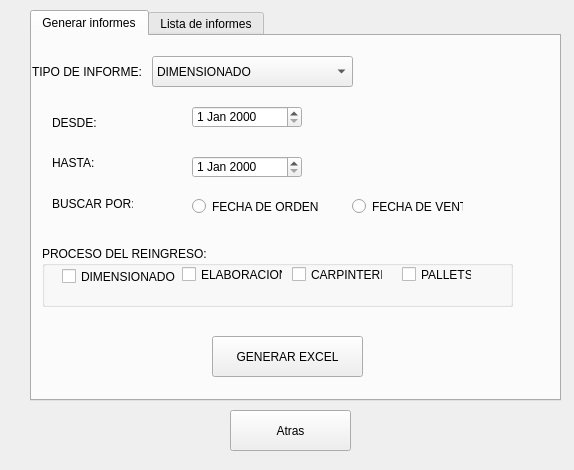
<?xml version="1.0" encoding="UTF-8"?>
<ui version="4.0">
 <class>Form</class>
 <widget class="QWidget" name="Form">
  <property name="geometry">
   <rect>
    <x>0</x>
    <y>0</y>
    <width>574</width>
    <height>470</height>
   </rect>
  </property>
  <property name="windowTitle">
   <string>Informes</string>
  </property>
  <widget class="QTabWidget" name="tabWidget">
   <property name="geometry">
    <rect>
     <x>30</x>
     <y>10</y>
     <width>531</width>
     <height>391</height>
    </rect>
   </property>
   <property name="currentIndex">
    <number>0</number>
   </property>
   <widget class="QWidget" name="tab">
    <attribute name="title">
     <string>Generar informes</string>
    </attribute>
    <widget class="QComboBox" name="comboBox">
     <property name="geometry">
      <rect>
       <x>120</x>
       <y>20</y>
       <width>201</width>
       <height>31</height>
      </rect>
     </property>
     <item>
      <property name="text">
       <string>DIMENSIONADO</string>
      </property>
     </item>
     <item>
      <property name="text">
       <string>ELABORACION</string>
      </property>
     </item>
     <item>
      <property name="text">
       <string>CARPINTERIA</string>
      </property>
     </item>
     <item>
      <property name="text">
       <string>PALLETS</string>
      </property>
     </item>
     <item>
      <property name="text">
       <string>REINGRESO</string>
      </property>
     </item>
    </widget>
    <widget class="QLabel" name="label">
     <property name="geometry">
      <rect>
       <x>0</x>
       <y>20</y>
       <width>121</width>
       <height>31</height>
      </rect>
     </property>
     <property name="text">
      <string>TIPO DE INFORME:</string>
     </property>
    </widget>
    <widget class="QDateEdit" name="d_inicio">
     <property name="geometry">
      <rect>
       <x>160</x>
       <y>70</y>
       <width>110</width>
       <height>22</height>
      </rect>
     </property>
    </widget>
    <widget class="QDateEdit" name="d_termino">
     <property name="geometry">
      <rect>
       <x>160</x>
       <y>120</y>
       <width>110</width>
       <height>22</height>
      </rect>
     </property>
    </widget>
    <widget class="QLabel" name="label_2">
     <property name="geometry">
      <rect>
       <x>20</x>
       <y>80</y>
       <width>47</width>
       <height>13</height>
      </rect>
     </property>
     <property name="text">
      <string>DESDE:</string>
     </property>
    </widget>
    <widget class="QLabel" name="label_3">
     <property name="geometry">
      <rect>
       <x>20</x>
       <y>120</y>
       <width>47</width>
       <height>13</height>
      </rect>
     </property>
     <property name="text">
      <string>HASTA:</string>
     </property>
    </widget>
    <widget class="QPushButton" name="btn_generar">
     <property name="geometry">
      <rect>
       <x>180</x>
       <y>300</y>
       <width>151</width>
       <height>41</height>
      </rect>
     </property>
     <property name="text">
      <string>GENERAR EXCEL</string>
     </property>
    </widget>
    <widget class="QRadioButton" name="r_orden">
     <property name="geometry">
      <rect>
       <x>160</x>
       <y>160</y>
       <width>131</width>
       <height>21</height>
      </rect>
     </property>
     <property name="text">
      <string>FECHA DE ORDEN</string>
     </property>
    </widget>
    <widget class="QRadioButton" name="r_venta">
     <property name="geometry">
      <rect>
       <x>320</x>
       <y>160</y>
       <width>111</width>
       <height>21</height>
      </rect>
     </property>
     <property name="text">
      <string>FECHA DE VENTA</string>
     </property>
    </widget>
    <widget class="QLabel" name="label_4">
     <property name="geometry">
      <rect>
       <x>20</x>
       <y>160</y>
       <width>81</width>
       <height>16</height>
      </rect>
     </property>
     <property name="text">
      <string>BUSCAR POR:</string>
     </property>
    </widget>
    <widget class="QGroupBox" name="groupBox">
     <property name="geometry">
      <rect>
       <x>10</x>
       <y>210</y>
       <width>471</width>
       <height>61</height>
      </rect>
     </property>
     <property name="title">
      <string>PROCESO DEL REINGRESO:</string>
     </property>
     <widget class="QCheckBox" name="r_d">
      <property name="geometry">
       <rect>
        <x>20</x>
        <y>20</y>
        <width>121</width>
        <height>21</height>
       </rect>
      </property>
      <property name="text">
       <string>DIMENSIONADO</string>
      </property>
     </widget>
     <widget class="QCheckBox" name="r_e">
      <property name="geometry">
       <rect>
        <x>140</x>
        <y>20</y>
        <width>101</width>
        <height>17</height>
       </rect>
      </property>
      <property name="text">
       <string>ELABORACION</string>
      </property>
     </widget>
     <widget class="QCheckBox" name="r_c">
      <property name="geometry">
       <rect>
        <x>250</x>
        <y>20</y>
        <width>91</width>
        <height>17</height>
       </rect>
      </property>
      <property name="text">
       <string>CARPINTERIA</string>
      </property>
     </widget>
     <widget class="QCheckBox" name="r_p">
      <property name="geometry">
       <rect>
        <x>360</x>
        <y>20</y>
        <width>70</width>
        <height>17</height>
       </rect>
      </property>
      <property name="text">
       <string>PALLETS</string>
      </property>
     </widget>
    </widget>
    <widget class="QLabel" name="lb_buscar">
     <property name="geometry">
      <rect>
       <x>130</x>
       <y>160</y>
       <width>131</width>
       <height>21</height>
      </rect>
     </property>
     <property name="text">
      <string/>
     </property>
    </widget>
    <zorder>lb_buscar</zorder>
    <zorder>comboBox</zorder>
    <zorder>label</zorder>
    <zorder>d_inicio</zorder>
    <zorder>d_termino</zorder>
    <zorder>label_2</zorder>
    <zorder>label_3</zorder>
    <zorder>btn_generar</zorder>
    <zorder>r_orden</zorder>
    <zorder>r_venta</zorder>
    <zorder>label_4</zorder>
    <zorder>groupBox</zorder>
   </widget>
   <widget class="QWidget" name="tab_2">
    <attribute name="title">
     <string>Lista de informes</string>
    </attribute>
    <widget class="QTableWidget" name="tableWidget">
     <property name="geometry">
      <rect>
       <x>10</x>
       <y>30</y>
       <width>501</width>
       <height>211</height>
      </rect>
     </property>
     <column>
      <property name="text">
       <string>Nombre del archivo</string>
      </property>
     </column>
    </widget>
    <widget class="QPushButton" name="btn_eliminar">
     <property name="geometry">
      <rect>
       <x>30</x>
       <y>250</y>
       <width>141</width>
       <height>31</height>
      </rect>
     </property>
     <property name="text">
      <string>ELIMINAR EXCEL</string>
     </property>
    </widget>
    <widget class="QPushButton" name="btn_abrir">
     <property name="geometry">
      <rect>
       <x>350</x>
       <y>250</y>
       <width>131</width>
       <height>31</height>
      </rect>
     </property>
     <property name="text">
      <string>ABRIR EXCEL</string>
     </property>
    </widget>
    <widget class="QPushButton" name="btn_actualizar">
     <property name="geometry">
      <rect>
       <x>210</x>
       <y>250</y>
       <width>111</width>
       <height>31</height>
      </rect>
     </property>
     <property name="text">
      <string>Refrescar</string>
     </property>
    </widget>
   </widget>
  </widget>
  <widget class="QPushButton" name="btn_atras">
   <property name="geometry">
    <rect>
     <x>230</x>
     <y>410</y>
     <width>121</width>
     <height>41</height>
    </rect>
   </property>
   <property name="text">
    <string>Atras</string>
   </property>
  </widget>
 </widget>
 <resources/>
 <connections/>
</ui>
